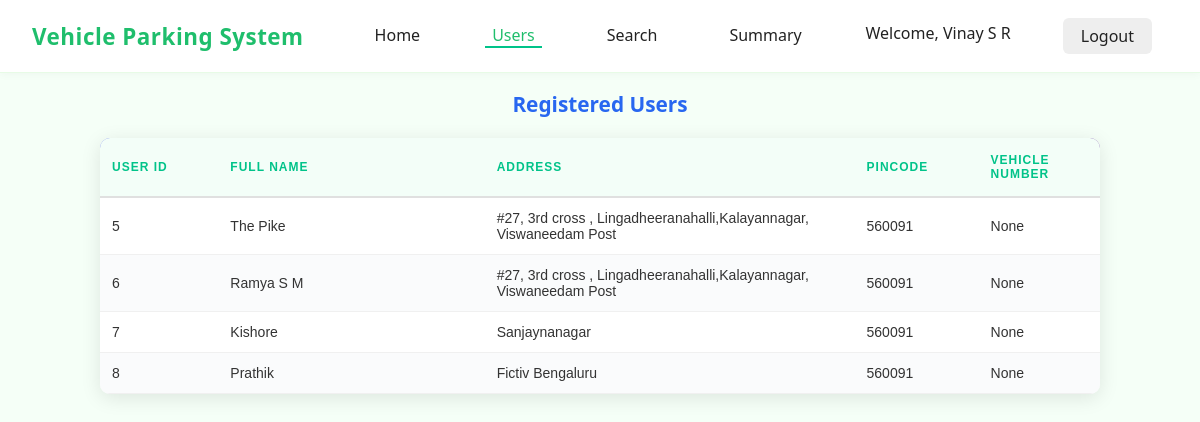
The app's page /admin/dashboard/users (signed in) with its own data.
### models/models.py (models this page shows)
class User(db.Model,UserMixin):
    __tablename__ = 'user'
    id = db.Column(db.Integer, primary_key=True, autoincrement=True)
    email = db.Column(db.Text, unique=True, nullable=False)
    password = db.Column(db.Text, nullable=False)
    full_name = db.Column(db.Text, nullable=False)
    address = db.Column(db.Text, nullable=False)
    pincode = db.Column(db.Text, nullable=False)
    vehicle_number = db.Column(db.Text,nullable=True)
    is_admin=db.Column(db.Text,default="user")

### controllers/controllers.py (the view)
@main.route('/admin/dashboard/users',methods=['GET'])
@login_required
@role_required('admin')
def admin_dashboard_users():
    registered_users=User.query.all()
    user_list_data={}
    if len(registered_users)>0:
        for user in registered_users:
            if user.is_admin=='user':
                user_list_data[user.id]={
                                            "full_name":user.full_name,
                                            "email":user.email,
                                            "address":user.address,
                                            "pincode":user.pincode,
                                            "vehicle_number":user.vehicle_number
                }
            else:
                 admin_name=user.full_name
    return render_template('dashboard_admin_users.html',user_list_data=user_list_data,admin_name=admin_name,name=current_user.full_name,id=current_user.id)

### app.py (called while the page is built)
def create_app():
    app = Flask(__name__, template_folder="templates")
    if os.getenv('ENV', 'development') != "production":
        print("Starting Local Development")
        app.config.from_object(LocalDevelopmentConfig)
    else:
        raise Exception("Currently no production config is setup")
    app.register_blueprint(main)
    db.init_app(app)
    login_manager = LoginManager()
    login_manager.login_view = "main.login"
    login_manager.init_app(app)
    @login_manager.user_loader
    def load_user(user_id):
        return User.query.get(int(user_id))
    return app

### controllers/controllers.py (called while the page is built)
def role_required(required_role):
    def decorator(f):
        @wraps(f)
        def decorated_function(*args, **kwargs):
            if not current_user.is_authenticated:
                flash('Please log in to access this page.', 'warning')
                return redirect(url_for('main.login'))
            if required_role == "admin" and current_user.is_admin != "Yes":
                flash('You do not have permission to access this page.', 'danger')
                return redirect(url_for('main.login'))
            return f(*args, **kwargs)
        return decorated_function
    return decorator

### templates/dashboard_admin_users.html (shortened to what this page needs)
<!DOCTYPE html>
<html lang="en">
<head>
  <link rel="stylesheet" href="{{ url_for ('static',filename='css/dashboard_admin_users_style.css')}}">
</head>
<body>
  <nav class="navbar">
    <div class="navbar-left">
      <span class="brand">Vehicle Parking System</span>
      <a href="{{ url_for('main.admin_dashboard') }}" class="nav-link">Home</a>
      <a href="{{ url_for('main.admin_dashboard_users') }}" class="nav-link active">Users</a>
      <a href="{{ url_for('main.search_admin') }}" class="nav-link">Search</a>
      <a href="{{ url_for('main.admin_summary') }}" class="nav-link">Summary</a>
    </div>
    <div class="navbar-right">
      <a href="{{ url_for('main.edit_profile',user_id=id )}}" class="welcome" title="Click to edit profile">Welcome, {{ name }}</a>
      <a href="{{ url_for('main.logout') }}" class="logout-btn">Logout</a>
    </div>
  </nav>
  <section class="history-section">
    <h2>Registered Users</h2>
    <table class="stylish-table">
        <thead>
            <tr>
                <th class="col-id">User ID</th>
                <th class="col-vehicle">Full Name</th>
                <th class="col-location"> Address</th>
                <th class="col-pincode">Pincode</th>
                <th class="col-vehiclenumber">Vehicle Number</th>
            </tr>
        </thead>
        <tbody>
           {% if user_list_data %}
                {% for user_id in user_list_data %}
                <tr>
                    <td>{{ user_id }}</td>
                    <td>{{ user_list_data[user_id].full_name }}</td>
                    <td>{{ user_list_data[user_id].address }} </td>
                    <td>{{ user_list_data[user_id].pincode }}</td>
                    <td>{{  user_list_data[user_id].vehicle_number }}</td>
                </tr>
                {% endfor %}
            {% else %}
            <tr><td colspan="4">No Registered Users.</td></tr>
            {% endif %}
        </tbody>
    </table>
</body>
</html>

### static/css/dashboard_admin_users_style.css (style rules this page uses)
body { font-family: 'Segoe UI', Arial, sans-serif; background: #f5fff7; margin: 0; padding: 0; color: #222; }
nav a { text-decoration: none; color: #222; margin: 0 16px; font-weight: 500; padding-bottom: 5px; border-bottom: 2px solid transparent; transition: border 0.2s; }
nav a.active, nav a:hover { border-bottom: 2px solid #00c389; color: #00c389; }
.logout-btn { background: #eee; border: none; border-radius: 6px; padding: 7px 18px; font-size: 1em; cursor: pointer; transition: background 0.2s; }
section { margin-bottom: 32px; }
h2 { color: #2867f0; font-size: 1.3em; margin-bottom: 18px; font-weight: 600; text-align: center; }
table { width: 100%; border-collapse: collapse; background: #fff; margin: 0 auto 16px auto; box-shadow: 0 2px 8px rgba(0,0,0,0.03); }
th, td { padding: 12px 14px; text-align: left; }
th { background: #f3fef8; color: #00c389; font-weight: 600; border-bottom: 2px solid #e0e0e0; }
td { border-bottom: 1px solid #e0e0e0; }
.navbar { display: flex; align-items: center; justify-content: space-between; background: #fff; padding: 18px 32px; border-bottom: 1px solid #e7fbe6; box-shadow: 0 2px 8px rgba(0,0,0,0.03); }
.navbar-left { display: flex; align-items: center; gap: 26px; }
.brand { color: #1fbe6c; font-size: 1.4rem; font-weight: 700; margin-right: 22px; letter-spacing: 0.5px; }
.nav-link { color: #222; text-decoration: none; font-weight: 500; padding: 0 7px; transition: color 0.2s; }
.nav-link.active, .nav-link:hover { color: #1fbe6c; }
.navbar-right { display: flex; align-items: center; gap: 20px; }
.welcome { color: #222; font-size: 1rem; font-weight: 500; }
.stylish-table { width: 85%; max-width: 1000px; margin: 20px auto; border-collapse: collapse; background: #fff; border-radius: 10px; overflow: hidden; box-shadow: 0 4px 20px rgba(0, 0, 0, 0.1); font-family: 'Arial', sans-serif; }
.stylish-table thead { background: linear-gradient(135deg, #667eea 0%, #764ba2 100%); color: white; }
.stylish-table th { padding: 15px 12px; text-align: left; font-weight: 600; text-transform: uppercase; font-size: 12px; letter-spacing: 1px; }
.stylish-table td { padding: 12px; border-bottom: 1px solid #f0f0f0; font-size: 14px; color: #333; }
.stylish-table tbody tr { transition: all 0.3s ease; }
.stylish-table tbody tr:nth-child(even) { background-color: #fafbfc; }
.col-id { width: 8%; }
.col-vehicle { width: 18%; }
.col-location { width: 25%; }
.col-vehiclenumber { width: 8%; }
.col-pincode { width: 8%; }

### records on screen
User: full_name "Vinay S R"
User: user_id "5", vehicle_number "None", full_name "Ramya S M", address "#27, 3rd cross , Lingadheeranahalli,Kalayannagar, Viswaneedam Post", pincode "560091", vehicle_number "None", user_id "7", user_id "8"
User: full_name "The Pike", address "#27, 3rd cross , Lingadheeranahalli,Kalayannagar, Viswaneedam Post", pincode "560091"
User: full_name "Kishore", address "Sanjaynanagar", pincode "560091"
User: full_name "Prathik", address "Fictiv Bengaluru", pincode "560091"

### other values on screen
{{ user_id }} "6"
